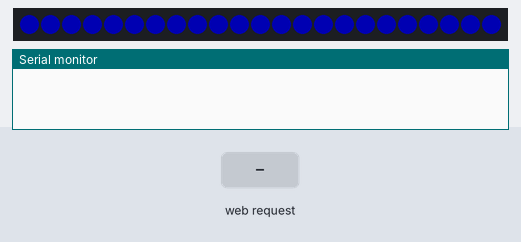
A program run on a simulated ESP32. Shown: 23 RGB LEDs in strip order, left to right, the last lines printed to the serial monitor. The test bench sets the inputs (shaded band). Dim RGB values are drawn brighter than linear; WiFi joins after 1.5 s; servers stay silent unless stated.

Above: at 0.1 s.
4.8 s: HTTP request GET /on received
At 5.8 s:
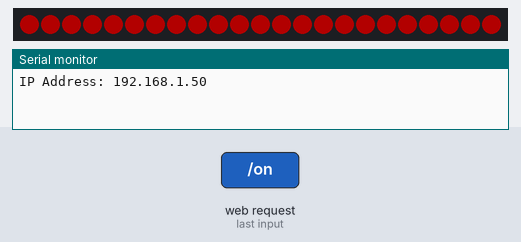
6.3 s: HTTP request GET /off received
At 7.0 s:
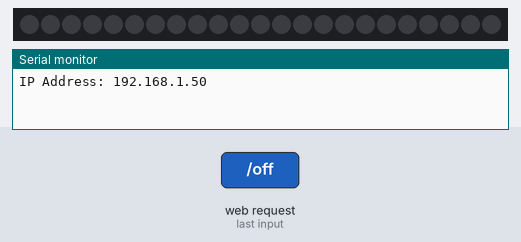
Timing chart, 0 to 9.3 s (numbered marks = the images above; inputs shaded):
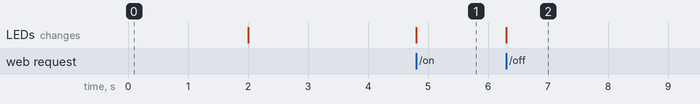

The program:

main.cpp
```cpp
#include <Arduino.h>
#include <WiFi.h>
#include <ESPAsyncWebServer.h>
#include "AsyncJson.h"
#include "ArduinoJson.h"
#include <Adafruit_NeoPixel.h>

#define X 150

Adafruit_NeoPixel strip(23, 16, NEO_GRB + NEO_KHZ800);
AsyncWebServer server(80);
const char *ssid = "se-ma";
const char *password = "sewlan#42";
void notFound(AsyncWebServerRequest *request)
{
	request->send(404, "application/json", "{\"message\":\"Not found\"}");
}
void setColor(uint32_t ledColor)
{
	for (int i = 0; i < strip.numPixels(); i++)
	{
		strip.setPixelColor(i, ledColor);
	}
	strip.show();
}
void setupPixel()
{
	strip.begin();
	strip.setBrightness(100);
	strip.show();

	setColor(strip.Color(0, 0, X));
	delay(2000);
	setColor(strip.Color(0, 0, 0));
}

void setup()
{
	Serial.begin(9600);
	setupPixel();
	WiFi.mode(WIFI_STA);
	WiFi.begin(ssid, password);
	while (WiFi.waitForConnectResult() != WL_CONNECTED)
	{
		Serial.printf("WiFi Failed!\n");
	}
	Serial.print("IP Address: ");
	Serial.println(WiFi.localIP());
	server.on("/", HTTP_GET, [](AsyncWebServerRequest *request) {
		request->send(200, "application/json", "{\"message\":\"Welcome\"}");
	});

	server.on("/on", HTTP_GET, [](AsyncWebServerRequest *request) {
		setColor(strip.Color(X, 0, 0));
		request->send(200, "application/json", "{\"message\":\"ok\"}");
	});

	server.on("/off", HTTP_GET, [](AsyncWebServerRequest *request) {
		setColor(strip.Color(0, 0, 0));
		request->send(200, "application/json", "{\"message\":\"ok\"}");
	});

	server.onNotFound(notFound);
	server.begin();
}


void loop()
{
}
```

Measured:
- after the input at 4.8 s, the LEDs: change at once (image 1)
- after the input at 6.3 s, the LEDs: change at once (image 2)
